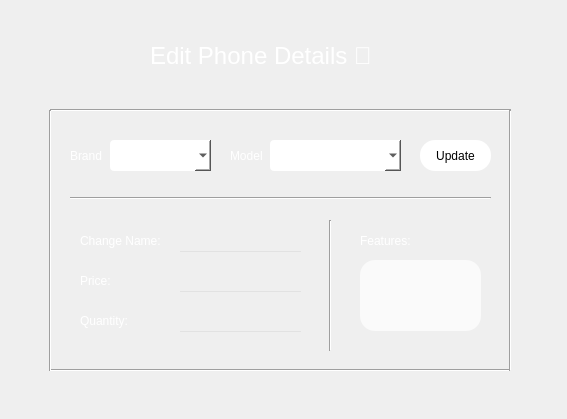
<?xml version="1.0" encoding="UTF-8"?>
<ui version="4.0">
 <class>frame</class>
 <widget class="QFrame" name="frame">
  <property name="geometry">
   <rect>
    <x>0</x>
    <y>0</y>
    <width>567</width>
    <height>419</height>
   </rect>
  </property>
  <property name="windowTitle">
   <string>Edit Phones</string>
  </property>
  <property name="windowIcon">
   <iconset resource="project51.qrc">
    <normaloff>:/images/circle.png</normaloff>:/images/circle.png</iconset>
  </property>
  <property name="styleSheet">
   <string notr="true">QComboBox{
background-color:white;
border: none;
border-radius: 4px;
}
QRadioButton
{color:white;
}
QLabel
{color:white;
}
#frame
{background:url(:/images/simple-background-blue-simple-minimalism-wallpaper-preview.jpg);
}
QPushButton
{background:white;
color:black;
border-radius:15px;
}
QPushButton:hover
{color:#333;
border-radius:15px;
background:#49ebff;
}
QTextEdit
{background-color: rgba(255, 255, 255, 175);
border-radius:15px;
color:rgb(66, 66, 66);
}
QLineEdit
{background:transparent;
border:none;
color: white;
border-bottom:1px solid #e2e2e2;
}</string>
  </property>
  <widget class="QPushButton" name="btnupdate">
   <property name="geometry">
    <rect>
     <x>420</x>
     <y>140</y>
     <width>71</width>
     <height>31</height>
    </rect>
   </property>
   <property name="text">
    <string>Update</string>
   </property>
  </widget>
  <widget class="QLabel" name="label_3">
   <property name="geometry">
    <rect>
     <x>80</x>
     <y>230</y>
     <width>91</width>
     <height>21</height>
    </rect>
   </property>
   <property name="text">
    <string>Change Name:</string>
   </property>
  </widget>
  <widget class="QLabel" name="label_4">
   <property name="geometry">
    <rect>
     <x>80</x>
     <y>270</y>
     <width>31</width>
     <height>21</height>
    </rect>
   </property>
   <property name="text">
    <string>Price:</string>
   </property>
  </widget>
  <widget class="QLabel" name="label_5">
   <property name="geometry">
    <rect>
     <x>80</x>
     <y>310</y>
     <width>55</width>
     <height>21</height>
    </rect>
   </property>
   <property name="text">
    <string>Quantity:</string>
   </property>
  </widget>
  <widget class="QLabel" name="label_6">
   <property name="geometry">
    <rect>
     <x>360</x>
     <y>230</y>
     <width>55</width>
     <height>21</height>
    </rect>
   </property>
   <property name="text">
    <string>Features:</string>
   </property>
  </widget>
  <widget class="QLineEdit" name="txtmodel">
   <property name="geometry">
    <rect>
     <x>180</x>
     <y>230</y>
     <width>121</width>
     <height>22</height>
    </rect>
   </property>
  </widget>
  <widget class="QLineEdit" name="txtprice">
   <property name="geometry">
    <rect>
     <x>180</x>
     <y>270</y>
     <width>121</width>
     <height>22</height>
    </rect>
   </property>
  </widget>
  <widget class="QLineEdit" name="txtquantity">
   <property name="geometry">
    <rect>
     <x>180</x>
     <y>310</y>
     <width>121</width>
     <height>22</height>
    </rect>
   </property>
  </widget>
  <widget class="QTextEdit" name="txtFeatures">
   <property name="geometry">
    <rect>
     <x>360</x>
     <y>260</y>
     <width>121</width>
     <height>71</height>
    </rect>
   </property>
  </widget>
  <widget class="QLabel" name="label">
   <property name="geometry">
    <rect>
     <x>150</x>
     <y>30</y>
     <width>291</width>
     <height>51</height>
    </rect>
   </property>
   <property name="font">
    <font>
     <pointsize>18</pointsize>
    </font>
   </property>
   <property name="text">
    <string>Edit Phone Details 📱</string>
   </property>
  </widget>
  <widget class="QLabel" name="label_10">
   <property name="geometry">
    <rect>
     <x>70</x>
     <y>140</y>
     <width>41</width>
     <height>31</height>
    </rect>
   </property>
   <property name="text">
    <string>Brand</string>
   </property>
  </widget>
  <widget class="QComboBox" name="cmbBrand">
   <property name="geometry">
    <rect>
     <x>110</x>
     <y>140</y>
     <width>101</width>
     <height>31</height>
    </rect>
   </property>
  </widget>
  <widget class="QLabel" name="label_7">
   <property name="geometry">
    <rect>
     <x>230</x>
     <y>140</y>
     <width>41</width>
     <height>31</height>
    </rect>
   </property>
   <property name="text">
    <string>Model</string>
   </property>
  </widget>
  <widget class="QComboBox" name="cmbModel">
   <property name="geometry">
    <rect>
     <x>270</x>
     <y>140</y>
     <width>131</width>
     <height>31</height>
    </rect>
   </property>
  </widget>
  <widget class="Line" name="line">
   <property name="geometry">
    <rect>
     <x>50</x>
     <y>100</y>
     <width>461</width>
     <height>20</height>
    </rect>
   </property>
   <property name="orientation">
    <enum>Qt::Horizontal</enum>
   </property>
  </widget>
  <widget class="Line" name="line_2">
   <property name="geometry">
    <rect>
     <x>50</x>
     <y>360</y>
     <width>461</width>
     <height>21</height>
    </rect>
   </property>
   <property name="orientation">
    <enum>Qt::Horizontal</enum>
   </property>
  </widget>
  <widget class="Line" name="line_3">
   <property name="geometry">
    <rect>
     <x>40</x>
     <y>110</y>
     <width>21</width>
     <height>261</height>
    </rect>
   </property>
   <property name="orientation">
    <enum>Qt::Vertical</enum>
   </property>
  </widget>
  <widget class="Line" name="line_4">
   <property name="geometry">
    <rect>
     <x>500</x>
     <y>110</y>
     <width>21</width>
     <height>261</height>
    </rect>
   </property>
   <property name="orientation">
    <enum>Qt::Vertical</enum>
   </property>
  </widget>
  <widget class="Line" name="line_5">
   <property name="geometry">
    <rect>
     <x>320</x>
     <y>220</y>
     <width>21</width>
     <height>131</height>
    </rect>
   </property>
   <property name="orientation">
    <enum>Qt::Vertical</enum>
   </property>
  </widget>
  <widget class="Line" name="line_6">
   <property name="geometry">
    <rect>
     <x>70</x>
     <y>190</y>
     <width>421</width>
     <height>16</height>
    </rect>
   </property>
   <property name="orientation">
    <enum>Qt::Horizontal</enum>
   </property>
  </widget>
 </widget>
 <resources>
  <include location="project51.qrc"/>
 </resources>
 <connections/>
</ui>
